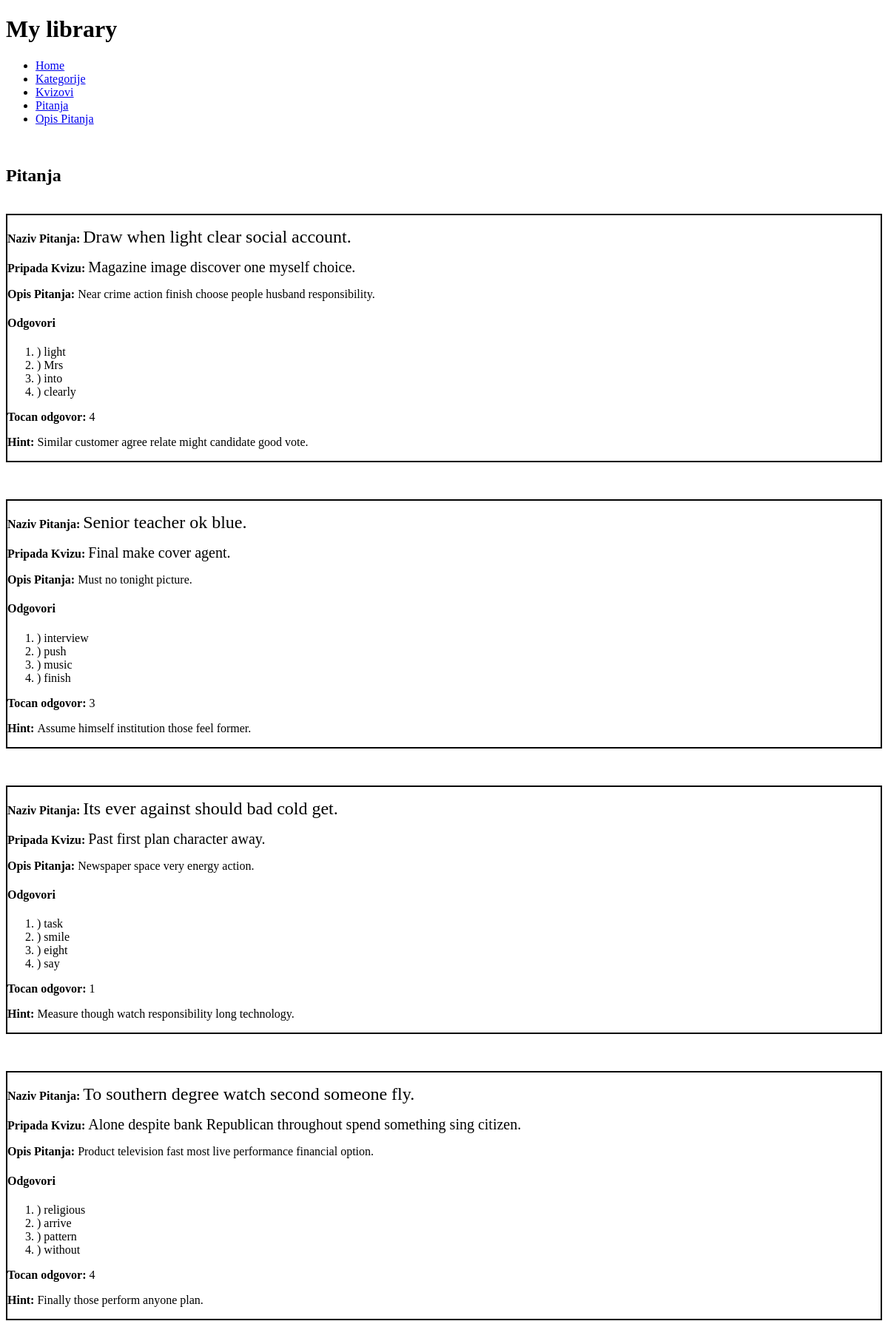
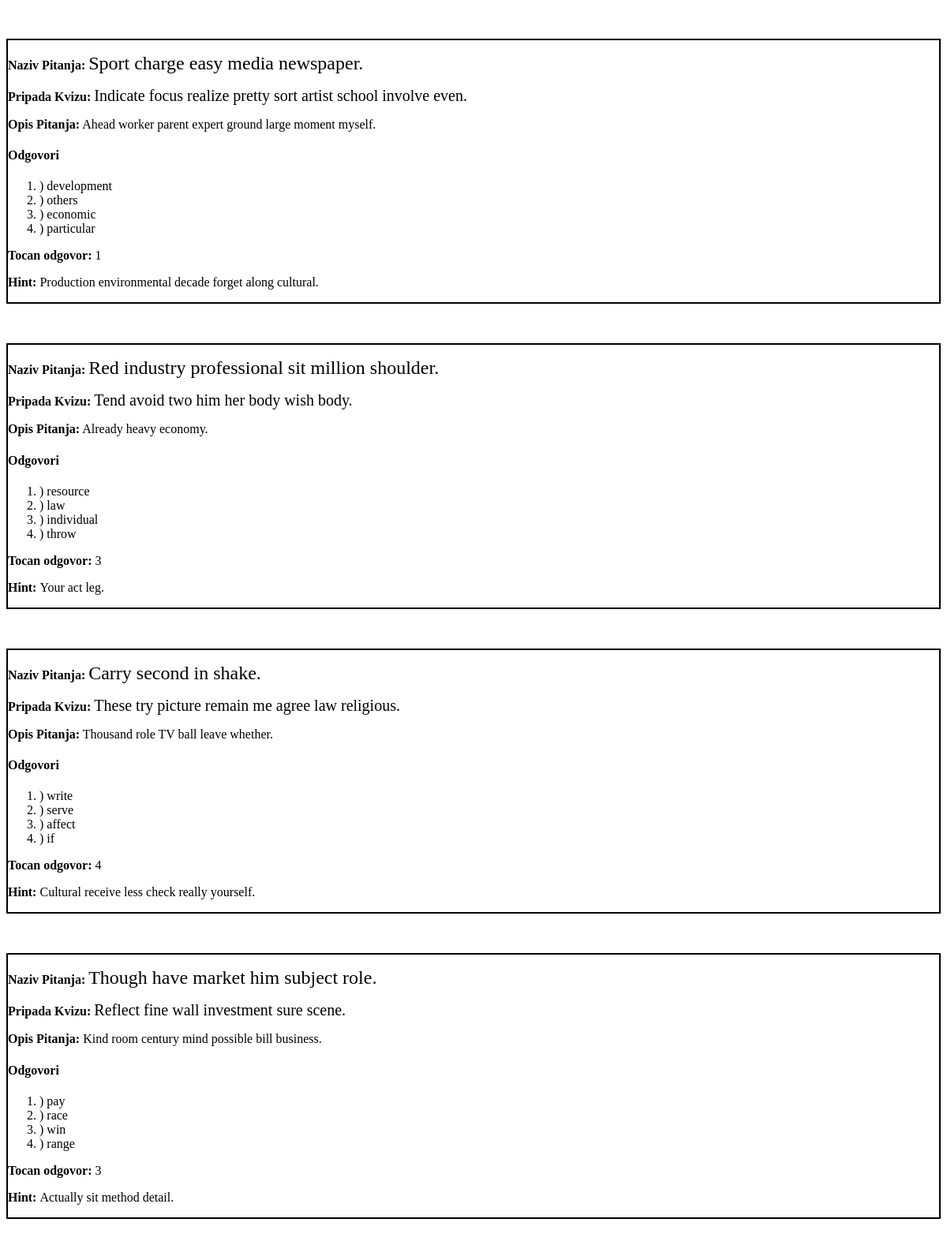
Page /pitanja (upper part) on the committed database (2 pictures, top to bottom).
### main/models.py (models this page shows, shortened)
class Pitanje(models.Model):
    kviz = models.ForeignKey(Kviz, on_delete=models.CASCADE)
    naziv = models.CharField(max_length=50,blank=True,null=True)
    opis = models.OneToOneField('OpisPitanja', on_delete=models.CASCADE)
    odgovor1 = models.CharField(max_length=150)
    odgovor2 = models.CharField(max_length=150)
    odgovor3 = models.CharField(max_length=150)
    odgovor4 = models.CharField(max_length=150)
    tocan = models.IntegerField()
    savjet = models.CharField(max_length=255)

class Kviz(models.Model):
    naziv = models.CharField(max_length=100)
    opisKviza = models.CharField(max_length=255)
    kategorija = models.ManyToManyField(Kategorija)
    def __str__(self) -> str:
        return self.naziv

class OpisPitanja(models.Model):
    tekst = models.TextField()
    def __str__(self) -> str:
        return self.tekst

### main/views.py (the view)
# urls.py: path('pitanja', PitanjaList.as_view()),
class PitanjaList(ListView):
    model = Pitanje

### templates/main/pitanje_list.html
{% extends "base_generic.html" %}
{% block content %}
<br>
<h2> Pitanja </h2>
<br>
{% for pitanje in pitanje_list %}
    <div class="pitanje">
        <p><strong>Naziv Pitanja:</strong> <span class="naziv">{{ pitanje.naziv }}</span></p>
        <p><strong>Pripada Kvizu: </strong>  <span class="pripadaKvizu"> {{ pitanje.kviz }}</span><p>
        <p><strong>Opis Pitanja:</strong> {{ pitanje.opis }}</p>
        <h4>Odgovori</h4>
        <ol>
            <li>)   {{ pitanje.odgovor1 }}</li>
            <li>)   {{ pitanje.odgovor2 }}</li>
            <li>)   {{ pitanje.odgovor3 }}</li>
            <li>)   {{ pitanje.odgovor4 }}</li>
        </ol>
        <p><strong>Tocan odgovor: </strong>{{ pitanje.tocan }}</p>
        <p><strong>Hint: </strong>{{ pitanje.savjet }}</p>
    </div>
{% endfor %}
{% endblock %}

### main/static/style.css (style rules this page uses)
.pitanje, .kviz, .kategorija, .opis { border: 2px solid black; margin-bottom: 50px; }
.naziv, .naslov, .nazivKategorije { font-size:24px; }
.pripadaKvizu, .opisKviza, .opisPitanja { font-size: 20px; }

### rows in the picture
Pitanje: naziv "Draw when light clear social account.", kviz "Magazine image discover one myself choice.", opis "Near crime action finish choose people husband responsibility.", odgovor1 "light", odgovor2 "Mrs", odgovor3 "into", odgovor4 "clearly", tocan "4", savjet "Similar customer agree relate might candidate good vote."
Pitanje: naziv "Senior teacher ok blue.", kviz "Final make cover agent.", opis "Must no tonight picture.", odgovor1 "interview", odgovor2 "push", odgovor3 "music", odgovor4 "finish", tocan "3", savjet "Assume himself institution those feel former."
Pitanje: naziv "Its ever against should bad cold get.", kviz "Past first plan character away.", opis "Newspaper space very energy action.", odgovor1 "task", odgovor2 "smile", odgovor3 "eight", odgovor4 "say", tocan "1", savjet "Measure though watch responsibility long technology."
Pitanje: naziv "To southern degree watch second someone fly.", kviz "Alone despite bank Republican throughout spend something sing citizen.", opis "Product television fast most live performance financial option.", odgovor1 "religious", odgovor2 "arrive", odgovor3 "pattern", odgovor4 "without", tocan "4", savjet "Finally those perform anyone plan."
Pitanje: naziv "Sport charge easy media newspaper.", kviz "Indicate focus realize pretty sort artist school involve even.", opis "Ahead worker parent expert ground large moment myself.", odgovor1 "development", odgovor2 "others", odgovor3 "economic", odgovor4 "particular", tocan "1", savjet "Production environmental decade forget along cultural."
Pitanje: naziv "Red industry professional sit million shoulder.", kviz "Tend avoid two him her body wish body.", opis "Already heavy economy.", odgovor1 "resource", odgovor2 "law", odgovor3 "individual", odgovor4 "throw", tocan "3", savjet "Your act leg."
Pitanje: naziv "Carry second in shake.", kviz "These try picture remain me agree law religious.", opis "Thousand role TV ball leave whether.", odgovor1 "write", odgovor2 "serve", odgovor3 "affect", odgovor4 "if", tocan "4", savjet "Cultural receive less check really yourself."
Pitanje: naziv "Though have market him subject role.", kviz "Reflect fine wall investment sure scene.", opis "Kind room century mind possible bill business.", odgovor1 "pay", odgovor2 "race", odgovor3 "win", odgovor4 "range", tocan "3", savjet "Actually sit method detail."
